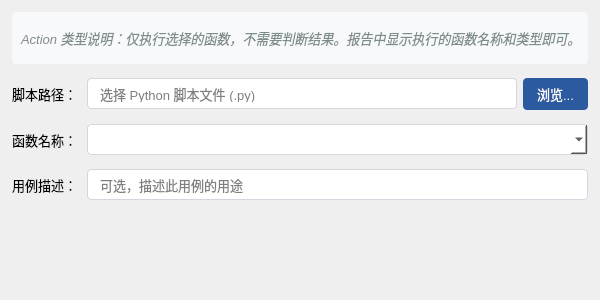
<?xml version="1.0" encoding="UTF-8"?>
<ui version="4.0">
 <class>CaseActionForm</class>
 <widget class="QWidget" name="CaseActionForm">
  <property name="geometry">
   <rect>
    <x>0</x>
    <y>0</y>
    <width>600</width>
    <height>300</height>
   </rect>
  </property>
  <property name="windowTitle">
   <string>Action 用例配置</string>
  </property>
  <property name="styleSheet">
   <string notr="true">QWidget {
    font-family: "Microsoft YaHei", "Segoe UI", sans-serif;
    font-size: 13px;
}
QLabel#hintLabel {
    color: #7f8c8d;
    font-style: italic;
    padding: 6px;
    background-color: #f8f9fa;
    border-radius: 4px;
}
QLineEdit, QComboBox {
    padding: 6px 10px;
    border: 1px solid #d0d7de;
    border-radius: 4px;
    background-color: white;
}
QLineEdit:focus, QComboBox:focus {
    border: 1px solid #2c5aa0;
}
QPushButton {
    border: none;
    border-radius: 4px;
    padding: 6px 14px;
    background-color: #2c5aa0;
    color: white;
}
QPushButton:hover { background-color: #3a6bb8; }</string>
  </property>
  <layout class="QVBoxLayout" name="mainLayout">
   <property name="leftMargin">
    <number>12</number>
   </property>
   <property name="topMargin">
    <number>12</number>
   </property>
   <property name="rightMargin">
    <number>12</number>
   </property>
   <property name="bottomMargin">
    <number>12</number>
   </property>
   <property name="spacing">
    <number>14</number>
   </property>
   <item>
    <widget class="QLabel" name="hintLabel">
     <property name="text">
      <string>Action 类型说明：仅执行选择的函数，不需要判断结果。报告中显示执行的函数名称和类型即可。</string>
     </property>
     <property name="wordWrap">
      <bool>true</bool>
     </property>
    </widget>
   </item>
   <item>
    <layout class="QFormLayout" name="formLayout">
     <property name="horizontalSpacing">
      <number>10</number>
     </property>
     <property name="verticalSpacing">
      <number>14</number>
     </property>
     <item row="0" column="0">
      <widget class="QLabel" name="label_script">
       <property name="text">
        <string>脚本路径：</string>
       </property>
      </widget>
     </item>
     <item row="0" column="1">
      <layout class="QHBoxLayout" name="scriptLayout">
       <property name="spacing">
        <number>6</number>
       </property>
       <item>
        <widget class="QLineEdit" name="lineEdit_script">
         <property name="placeholderText">
          <string>选择 Python 脚本文件 (.py)</string>
         </property>
        </widget>
       </item>
       <item>
        <widget class="QPushButton" name="btn_browse">
         <property name="text">
          <string>浏览...</string>
         </property>
        </widget>
       </item>
      </layout>
     </item>
     <item row="1" column="0">
      <widget class="QLabel" name="label_func">
       <property name="text">
        <string>函数名称：</string>
       </property>
      </widget>
     </item>
     <item row="1" column="1">
      <widget class="QComboBox" name="comboBox_func">
       <property name="editable">
        <bool>true</bool>
       </property>
       <property name="placeholderText">
        <string>选择脚本后自动列出所有函数，也可手动输入</string>
       </property>
      </widget>
     </item>
     <item row="2" column="0">
      <widget class="QLabel" name="label_desc">
       <property name="text">
        <string>用例描述：</string>
       </property>
      </widget>
     </item>
      <item row="2" column="1">
       <widget class="QLineEdit" name="lineEdit_desc">
        <property name="placeholderText">
         <string>可选，描述此用例的用途</string>
        </property>
       </widget>
      </item>
    </layout>
   </item>
   <item>
    <spacer name="verticalSpacer">
     <property name="orientation">
      <enum>Qt::Vertical</enum>
     </property>
     <property name="sizeHint" stdset="0">
      <size>
       <width>20</width>
       <height>40</height>
      </size>
     </property>
    </spacer>
   </item>
  </layout>
 </widget>
 <resources/>
 <connections/>
</ui>
